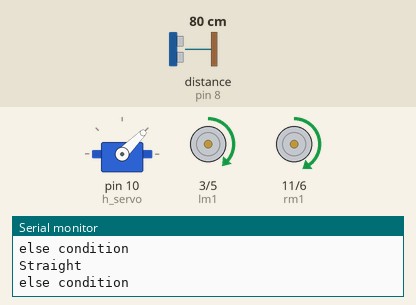
Bench run of a sketch on a simulated Arduino Uno, built with avr-gcc and run on an emulated ATmega328P. On the bench: servo, motor-driver pin pairs drawn as motors (green arrow = first pin HIGH = forward, orange = second pin HIGH = backward, longer = more drive), the last lines printed to the serial monitor. Wiring (inferred from the names in the program): ultrasonic range finder: trigger pin 12; echo pin 8. Inputs (shaded band) come from the test bench; at power-on: distance to the obstacle (sensor on pin 8) 80 cm. The echo pulse lasts 58.3 µs per cm.

Above: at 1.2 s.
1.3 s: distance to the obstacle (sensor on pin 8) set to 18 cm
4.3 s: distance to the obstacle (sensor on pin 8) set to 14 cm
At 4.7 s:
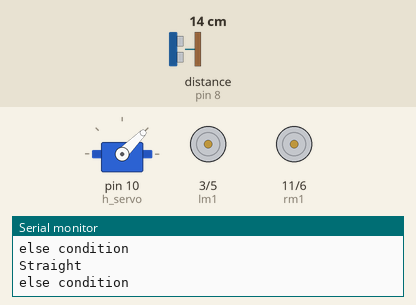
7.3 s: distance to the obstacle (sensor on pin 8) set to 35 cm
At 8.93 s:
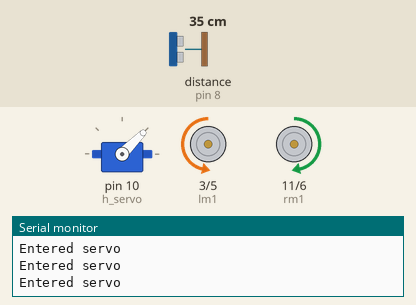
10.3 s: distance to the obstacle (sensor on pin 8) set to 2 cm
At 10.9 s:
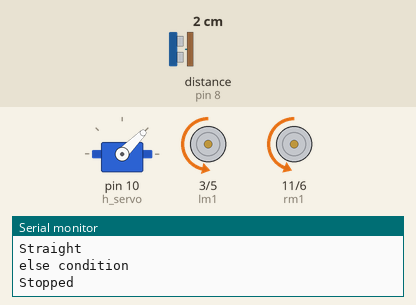
13.3 s: distance to the obstacle (sensor on pin 8) set to 250 cm
At 16.3 s:
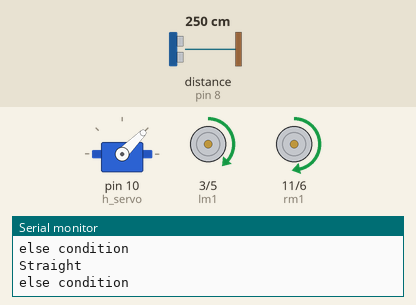
Timing chart, 0 to 17.3 s (numbered marks = the images above; inputs shaded):
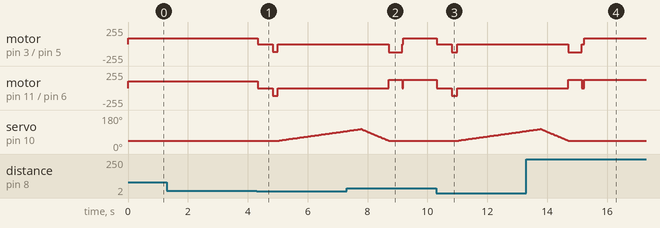

The sketch:

obstacle_avoidance_4.1.ino
```cpp
#include <Servo.h>
Servo h_servo,v_servo;//horizontal servo on 10

//Ultrasonic Pins
const int trigPin = 12;
const int echoPin = 8;


int temp,temp1,pos_1,i,obj,crazy=0;
const long interval = 1000;
unsigned long previousMillis = 0;
unsigned long currentMillis=0;
bool flag=false;


//Motor Pins lm1 stands for left motor 1 and accordingly
int lm1=3;
int lm2=5;
int rm2=6;
int rm1=11;


long duration;
int distance;

void setup()
{
  pinMode(trigPin, OUTPUT);
  pinMode(echoPin, INPUT);

  pinMode(lm1,OUTPUT);
  pinMode(lm2,OUTPUT);
  pinMode(rm1,OUTPUT);
  pinMode(rm2,OUTPUT);

  h_servo.attach(10);
  //v_servo.attach(11);
  h_servo.write(45);


  Serial.begin(9600);
}

void loop()
{
  ultrasonic();
  if(distance<=14)
  {
     stop1(500);
     reverse(180);
     stop1(5);
    start_servo();
    Serial.println("First condition");
  }
  else //if(distance>=5)
  {
    forward();
    delay(1);
    //stop1(1);
    Serial.println("else condition");
  }
  //delay(100);

}

void start_servo()
{

  //ultrasonic();
   for (pos_1=45; pos_1 <= 105; pos_1 += 1)
    {
      h_servo.write(pos_1);   Serial.println("Entered servo");
      delay(45);
    }

    ultrasonic();
    if(distance>=14)
    {
      servo_look_straight();
      left_turn(450);

      stop1(25);
      Serial.println("Left turn");
    }
    else
    {
      for (pos_1 = 105; pos_1 >= 0; pos_1 -= 1)
    {
      h_servo.write(pos_1);
      delay(75);
    }
      ultrasonic();
      if(distance>=14)
    {
      right_turn(150);//changing from 225 to 150
     servo_look_straight();
      stop1(55);
    }
    else
    {
    reverse(185);
    //delay(1000);//Making a Turn Over
    servo_look_straight();

    }

    }


    Serial.println("Rotating horizontal servo");
      ultrasonic();
  }


void forward()
{
  ultrasonic();
  if (distance>=14)
  {
  analogWrite(lm1,85);
  analogWrite(rm1,100);
  digitalWrite(rm2,LOW);
  digitalWrite(lm2,LOW);
  //delay(1);
  delay(1);


  Serial.println("Straight");
  }
}
void reverse(int interval)
{
  analogWrite(lm2,115);
  analogWrite(rm2,115);
  analogWrite(rm1,0);
  digitalWrite(lm1,LOW);
  delay(interval);
}
void right_turn(int interval)
{

  analogWrite(rm2,125);
  analogWrite(lm1,125);
  analogWrite(rm1,0);
  digitalWrite(lm2,LOW);
  delay(interval);
  /*analogWrite(lm1,0);
  analogWrite(rm1,0);
  digitalWrite(rm2,LOW);
  digitalWrite(lm2,LOW);
  delay(1);*/

  Serial.println("Right turn");
}

void left_turn(int interval)
{
  analogWrite(rm1,125);
  analogWrite(lm2,125);
  digitalWrite(lm1,LOW);
  digitalWrite(rm2,LOW);
  delay(interval);
  Serial.println("Left turn");
}

void stop1(int interval)
{
  digitalWrite(lm1,LOW);
  digitalWrite(rm2,LOW);
  analogWrite(rm1,0);
  digitalWrite(lm2,LOW);
  delay(interval);
  Serial.println("Stopped");
}


void servo_look_straight()
{
  if(pos_1<=45)
  {
    for (; pos_1 <= 45; pos_1 += 1)
    {
      h_servo.write(pos_1);
      delay(15);
    }
  }
  else
  {
    for (; pos_1 >= 45; pos_1 -= 1)
    {
    h_servo.write(pos_1);
    delay(15);
  }
}
}


void ultrasonic()
{
digitalWrite(trigPin, LOW);
delayMicroseconds(2);
digitalWrite(trigPin, HIGH);
delayMicroseconds(10);
digitalWrite(trigPin, LOW);
duration = pulseIn(echoPin, HIGH);// Reads the echoPin, returns the sound wave travel time in microseconds
distance = (duration/2) / 29.1;
/*
Serial.print("Distance=");
Serial.println(distance);*/

}
```

Measured:
- the behaviour switches between 16 and 15 cm on distance to the obstacle (sensor on pin 8) (found by bisection; images 0 and 1)
- after the input at 4.3 s, motor on pin 3 (lm1) / pin 5 (lm2): forward 85/255 → stopped at once, → backward 115/255 0.50 s later, → stopped 0.18 s later; motor on pin 11 (rm1) / pin 6 (rm2): forward 100/255 → stopped at once, → backward 115/255 0.50 s later, → stopped 0.18 s later
- after the input at 7.3 s, motor on pin 3 (lm1) / pin 5 (lm2): stopped → backward 125/255 after 1.4 s, → forward 85/255 0.45 s later; motor on pin 11 (rm1) / pin 6 (rm2): stopped → forward 125/255 after 1.4 s
- after the input at 10.3 s, motor on pin 3 (lm1) / pin 5 (lm2): forward 85/255 → stopped at once, → backward 125/255 0.50 s later, → stopped 0.18 s later; motor on pin 11 (rm1) / pin 6 (rm2): forward 125/255 → stopped at once, → backward 115/255 0.50 s later, → stopped 0.18 s later
- after the input at 13.3 s, motor on pin 3 (lm1) / pin 5 (lm2): stopped → backward 125/255 after 1.4 s, → stopped 0.45 s later, → forward 85/255 0.07 s later; motor on pin 11 (rm1) / pin 6 (rm2): stopped → forward 125/255 after 1.4 s, → stopped 0.45 s later, → forward 125/255 0.07 s later
